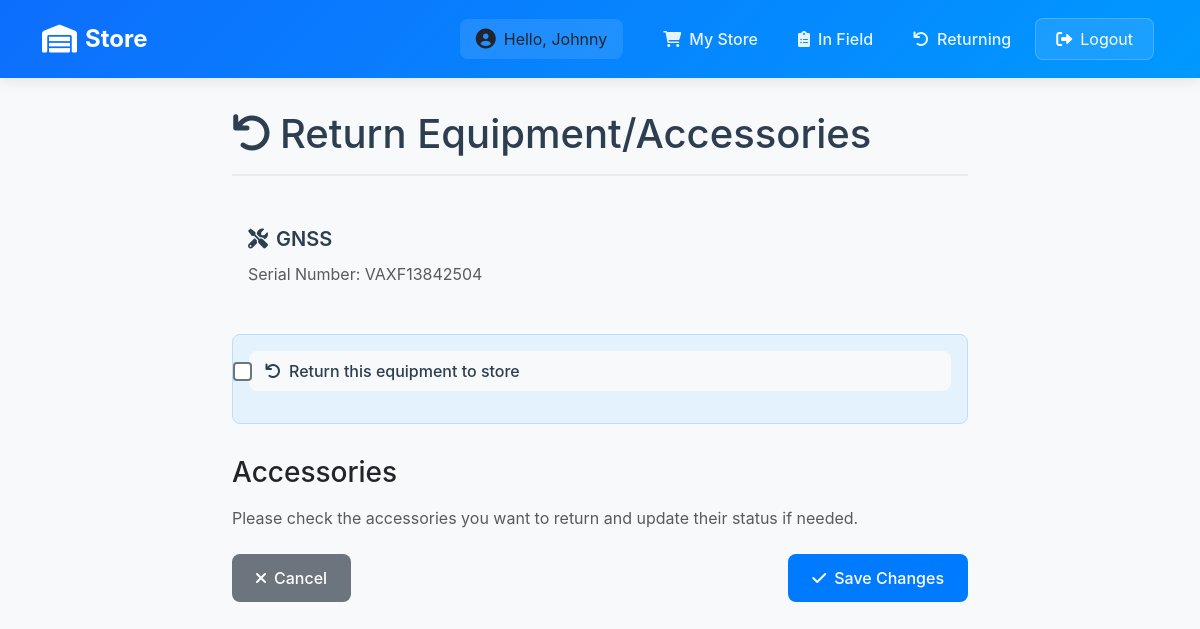
/return/69 (signed in), run on an earlier commit of the app's database.
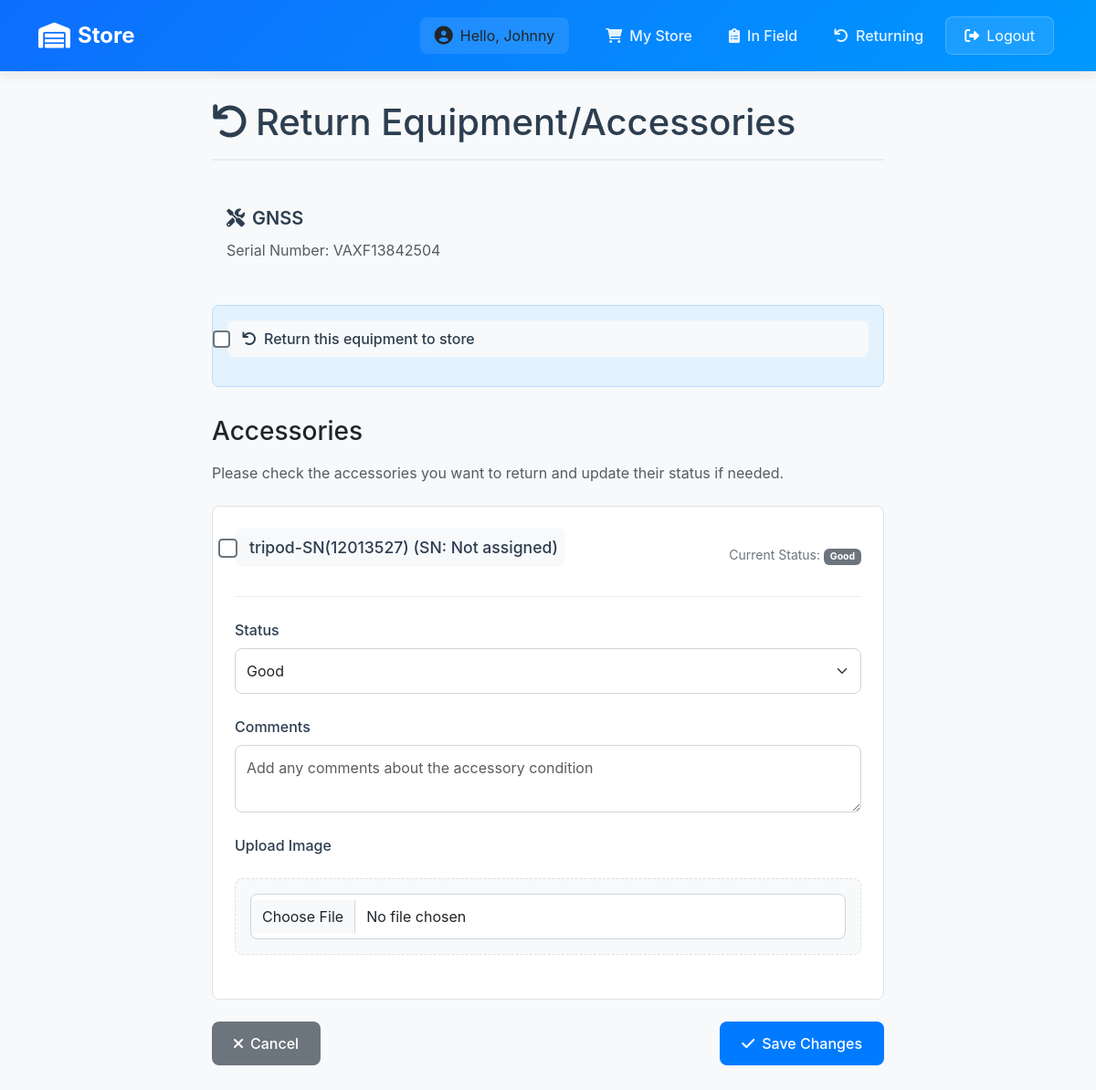
And on a later commit of the database.
### inventory/models.py (models this page shows, shortened)
class EquipmentsInSurvey(models.Model):
    name = models.CharField(max_length=100)
    date_of_receiving_from_supplier = models.DateField()
    supplier = models.CharField(max_length=20)
    base_serial = models.CharField(max_length=100)
    roover_serial = models.CharField(max_length=100)
    condition = models.CharField(max_length=10, choices=[("Good", "Good"), ("Bad", "Bad")], default="Good")
    data_logger_serial = models.CharField(max_length=100)
    radio_serial = models.CharField(max_length=100)
    chief_surveyor = models.ForeignKey(User, on_delete=models.CASCADE, null=True)
    surveyor_responsible = models.CharField(max_length=100, null=True)
    project = models.CharField(max_length=20)
    section = models.CharField(max_length=100, null=True, blank=True)
    date_receiving_from_department = models.DateField()
    status = models.CharField(choices=[('In Store', 'In Store'), ('In Field', 'In Field'), ('With Chief Surveyor', 'With Chief Surveyor'), ('Returning', 'Returning')], max_length=100, default='In Store')

class Accessory(models.Model):
    ACCESSORY_TYPES = (
        ("tripod", "Tripod"),
        ("levelling_staff", "Levelling Staff"),
        ("tracking_rod", "Tracking Rod"),
        ("reflector", "Reflector"),
        ("gps_extension_bar", "GPS Extension Bar"),
        ("bar_port", "Bar Port"),
        ("powerbank", "Powerbank"),
        ("tribach", "Tribach"),
        ("external_radio_antenna", "External Radio Antenna"),
    )
    STATUS_CHOICES = [
        ('Good', 'Good'),
        ('Needs Repair', 'Needs Repair'),
        ('Bad', 'Bad'),
    ]
    RETURN_STATUS_CHOICES = [
        ('In Use', 'In Use'),
        ('Returning', 'Returning'),
        ('With Chief Surveyor', 'With Chief Surveyor'),
        ('In Store', 'In Store'),
        ('Returned', 'Returned'),
    ]
    name = models.CharField(max_length=100)
    serial_number = models.CharField(max_length=50, unique=True, null=True, blank=True, help_text="Unique serial number for the accessory")
    equipment = models.ForeignKey(EquipmentsInSurvey, on_delete=models.CASCADE, related_name='accessories', null=True, blank=True)
    chief_surveyor = models.ForeignKey(User, on_delete=models.CASCADE, null=True, blank=True)
    surveyor_responsible = models.CharField(max_length=100, null=True, blank=True)
    status = models.CharField(max_length=20, choices=STATUS_CHOICES, default='Good', null=True, blank=True)
    return_status = models.CharField(max_length=20, choices=RETURN_STATUS_CHOICES, default='Returned', null=True, blank=True)
    comment = models.TextField(null=True, blank=True)
    image = models.ImageField(upload_to='accessory_images/', null=True, blank=True)
    date_returned = models.DateTimeField(null=True, blank=True)
    returned_by = models.ForeignKey(User, on_delete=models.SET_NULL, null=True, blank=True, related_name='returned_accessories')

### inventory/views.py (the view, shortened to what this page needs)
# urls.py: path('return/<int:id>', views.return_equipment, name='return_equip'),
@login_required
def return_equipment(request, id):
    equipment = get_object_or_404(EquipmentsInSurvey, id=id)
    active_accessories = equipment.accessories.filter(return_status='In Use')
    return render(request, 'equipments/return_equipment.html', {
        'equipment': equipment,
        'active_accessories': active_accessories
    })

### inventory/context_processors.py (called while the page is built)
def is_admin(request):
    return {'is_admin': request.user.is_authenticated and request.user.is_superuser}

### inventory/templates/equipments/return_equipment.html (shortened to what this page needs)
{% extends 'base_dashboard.html' %}
{% load static %}
{% block content %}
<div class="container">
    <div class="form-container">
        <h1 class="page-title">
            <i class="fas fa-undo me-2"></i>Return Equipment/Accessories
        </h1>
        <div class="equipment-info">
            <div class="equipment-name">
                <i class="fas fa-tools me-2"></i>{{ equipment.name }}
            </div>
            <div class="equipment-details">
                <span class="text-muted">Serial Number: {{ equipment.base_serial }}</span>
            </div>
        </div>
        <form method="post" enctype="multipart/form-data">
            <div class="equipment-return-check">
                <div class="form-check">
                    <input type="checkbox" name="return_equipment" id="return_equipment" class="form-check-input">
                    <label class="form-check-label" for="return_equipment">
                        <i class="fas fa-undo me-2"></i>Return this equipment to store
                    </label>
                </div>
            </div>
            <h3 class="mb-3">Accessories</h3>
            <p class="text-muted mb-4">Please check the accessories you want to return and update their status if needed.</p>
            {% for accessory in active_accessories %}
                <div class="accessory-item">
                    <div class="accessory-header">
                        <div class="accessory-name">
                            <div class="form-check">
                                <input type="checkbox" name="accessory_{{ accessory.id }}" class="form-check-input">
                                <label class="form-check-label">
                                    {{ accessory.name }}
                                    {% if accessory.serial_number %}
                                        (SN: {{ accessory.serial_number }})
                                    {% else %}
                                        (SN: Not assigned)
                                    {% endif %}
                                </label>
                            </div>
                        </div>
                        <div class="accessory-status">
                            Current Status: <span class="badge bg-secondary">{{ accessory.status }}</span>
                        </div>
                    </div>
                    <div class="form-group">
                        <label class="form-label">Status</label>
                        <select name="accessory_{{ accessory.id }}_status" class="form-select">
                            {% for value, label in accessory.STATUS_CHOICES %}
                                <option value="{{ value }}" {% if value == accessory.status %}selected{% endif %}>
                                    {{ label }}
                                </option>
                            {% endfor %}
                        </select>
                    </div>
                    <div class="form-group">
                        <label class="form-label">Comments</label>
                        <textarea name="accessory_{{ accessory.id }}_comment" class="form-control" rows="2"
                                placeholder="Add any comments about the accessory condition">{{ accessory.comment }}</textarea>
                    </div>
                    <div class="form-group">
                        <label class="form-label">Upload Image</label>
                        <div class="image-upload-container">
                            <input type="file" name="accessory_{{ accessory.id }}_image" class="form-control" accept="image/*">
                        </div>
                    </div>
                </div>
            {% endfor %}
            <div class="d-flex justify-content-between mt-4">
                <a href="{% url 'equipment_detail' equipment.id %}" class="btn btn-secondary">
                    <i class="fas fa-times me-2"></i>Cancel
                </a>
                <button type="submit" class="btn btn-primary">
                    <i class="fas fa-check me-2"></i>Save Changes
                </button>
            </div>
        </form>
    </div>
</div>
{% endblock %}

### inventory/templates/base_dashboard.html (shortened to what this page needs)
<!DOCTYPE html>
<html lang="en">
<head>
    {% load static %}
    <link href="https://cdn.jsdelivr.net/npm/bootstrap@5.3.0-alpha1/dist/css/bootstrap.min.css" rel="stylesheet">
    <link href="https://cdnjs.cloudflare.com/ajax/libs/font-awesome/6.0.0/css/all.min.css" rel="stylesheet">
</head>
<body>
<nav class="navbar navbar-expand-lg navbar-dark sticky-top">
    <div class="container">
        <a class="navbar-brand" href="{% if is_admin %}{% url 'store' %}{% else %}#{% endif %}">
            <i class="fas fa-warehouse"></i>
            {% if is_admin %}Head Office{% else %}Store{% endif %}
        </a>
        <div class="collapse navbar-collapse" id="navbarNav">
            <ul class="navbar-nav ms-auto align-items-center">
                {% if user.is_authenticated or is_admin %}
                    <li class="nav-item">
                        <div class="user-welcome">
                            <i class="fas fa-user-circle"></i>
                            <span>Hello, {{ user.username }}</span>
                        </div>
                    </li>
                    {% if is_admin %}
                        <li class="nav-item">
                            <a class="nav-link {% if request.resolver_match.url_name == 'store' %}active{% endif %}"
                               href="{% url 'store' %}">
                                <i class="fas fa-store me-2"></i>Store
                            </a>
                        </li>
                        <li class="nav-item">
                            <a class="nav-link {% if request.resolver_match.url_name == 'store_all' %}active{% endif %}"
                               href="{% url 'store_all' %}">
                                <i class="fas fa-boxes me-2"></i>All Equipment
                            </a>
                        </li>
                        <li class="nav-item">
                            <a class="nav-link {% if request.resolver_match.url_name == 'store_field' %}active{% endif %}"
                               href="{% url 'store_field' %}">
                                <i class="fas fa-map-marked-alt me-2"></i>In Field
                            </a>
                        </li>
                        <li class="nav-item">
                            <a class="nav-link {% if request.resolver_match.url_name == 'store_returning' %}active{% endif %}"
                               href="{% url 'store_returning' %}">
                                <i class="fas fa-undo me-2"></i>Returning
                            </a>
                        </li>
                    {% else %}
                        <li class="nav-item">
                            <a class="nav-link {% if request.resolver_match.url_name == 'request_equipment' %}active{% endif %}"
                               href="{% url 'request_equipment' %}">
                                <i class="fas fa-shopping-cart me-2"></i>My Store
                            </a>
                        </li>
                        <li class="nav-item">
                            <a class="nav-link {% if request.resolver_match.url_name == 'profile' %}active{% endif %}"
                               href="{% url 'profile' %}">
                                <i class="fas fa-clipboard-list me-2"></i>In Field
                            </a>
                        </li>
                        <li class="nav-item">
                            <a class="nav-link {% if request.resolver_match.url_name == 'store_returning' %}active{% endif %}"
                               href="{% url 'store_returning' %}">
                                <i class="fas fa-undo me-2"></i>Returning
                            </a>
                        </li>
                    {% endif %}
                    <li class="nav-item">
                        <form method="POST" action="{% url 'logout' %}" class="d-inline">
                            <button type="submit" class="btn logout-btn">
                                <i class="fas fa-sign-out-alt me-2"></i>Logout
                            </button>
                        </form>
                    </li>
                {% else %}
                    <li class="nav-item">
                        <a class="nav-link nav-btn" href="{% url 'login' %}">
                            <i class="fas fa-sign-in-alt me-2"></i>Login
                        </a>
                    </li>
                {% endif %}
            </ul>
        </div>
    </div>
</nav>
<div class="container">
    {% block content %}
    {% endblock %}
</div>
</body>
</html>

### inventory/templates/equipments/return_equipment.html (style rules this page uses)
.form-container { max-width: 800px; margin: 0 auto; padding: 2rem; }
.form-group { margin-bottom: 1.5rem; }
.form-label { font-weight: 500; color: #2c3e50; }
.form-control, .form-select { border-radius: 8px; border: 1px solid #ced4da; padding: 0.75rem; }
.btn-primary { background-color: #007bff; border: none; padding: 0.75rem 1.5rem; border-radius: 8px; font-weight: 500; }
.btn-secondary { background-color: #6c757d; border: none; padding: 0.75rem 1.5rem; border-radius: 8px; font-weight: 500; }
.page-title { color: #2c3e50; margin-bottom: 2rem; padding-bottom: 1rem; border-bottom: 2px solid #e9ecef; }
.equipment-info { background-color: #f8f9fa; border-radius: 8px; padding: 1rem; margin-bottom: 2rem; }
.equipment-name { font-size: 1.25rem; font-weight: 600; color: #2c3e50; margin-bottom: 0.5rem; }
.accessory-item { background-color: #fff; border: 1px solid #dee2e6; border-radius: 8px; padding: 1rem; margin-bottom: 1rem; }
.accessory-header { display: flex; justify-content: space-between; align-items: center; margin-bottom: 1rem; }
.accessory-name { font-weight: 500; color: #2c3e50; }
.accessory-status { color: #6c757d; font-size: 0.875rem; }
.form-check { margin-bottom: 1rem; padding: 0.5rem; border-radius: 8px; background-color: #f8f9fa; transition: all 0.3s ease; }
.form-check-input { width: 1.2em; height: 1.2em; margin-top: 0.2em; border: 2px solid #6c757d; }
.form-check-label { font-weight: 500; color: #2c3e50; margin-left: 0.5rem; }
.equipment-return-check { background-color: #e3f2fd; border: 1px solid #bbdefb; padding: 1rem; border-radius: 8px; margin-bottom: 2rem; }
.accessory-item { background-color: #fff; border: 1px solid #dee2e6; border-radius: 8px; padding: 1.5rem; margin-bottom: 1.5rem; transition: all 0.3s ease; }
.accessory-header { display: flex; justify-content: space-between; align-items: center; margin-bottom: 1.5rem; padding-bottom: 1rem; border-bottom: 1px solid #e9ecef; }
.accessory-name { font-weight: 600; color: #2c3e50; font-size: 1.1rem; }
.accessory-status { color: #6c757d; font-size: 0.875rem; margin-left: 1rem; }
.form-label { font-weight: 500; color: #2c3e50; margin-bottom: 0.5rem; }
.form-select, .form-control { border-radius: 8px; border: 1px solid #ced4da; padding: 0.75rem; transition: all 0.3s ease; }
.image-upload-container { margin-top: 1rem; padding: 1rem; border: 1px dashed #dee2e6; border-radius: 8px; background-color: #f8f9fa; }

### inventory/templates/base_dashboard.html (style rules this page uses)
.navbar { padding: 1rem 0; background: linear-gradient(135deg, #0d6efd 0%, #0099ff 100%) !important; box-shadow: 0 2px 15px rgba(0, 0, 0, 0.1); }
.navbar-brand { font-size: 1.5rem; font-weight: 700; color: white !important; display: flex; align-items: center; gap: 0.5rem; }
.navbar-brand i { font-size: 1.75rem; }
.nav-item { margin: 0 0.25rem; }
.nav-link { color: rgba(255, 255, 255, 0.9) !important; font-weight: 500; padding: 0.5rem 1rem !important; border-radius: 0.5rem; transition: all 0.3s ease; }
.user-welcome { display: flex; align-items: center; gap: 0.5rem; padding: 0.5rem 1rem; background: rgba(255, 255, 255, 0.1); border-radius: 0.5rem; margin-right: 1rem; }
.user-welcome i { font-size: 1.25rem; }
.logout-btn { background: rgba(255, 255, 255, 0.1); border: 1px solid rgba(255, 255, 255, 0.2); color: white !important; border-radius: 0.5rem; padding: 0.5rem 1.25rem; transition: all 0.3s ease; }
body { font-family: 'Inter', Arial, sans-serif; margin: 0; padding: 0; background-color: #f8f9fa; }

What changed in the data, as far as the page shows it:
added Accessory: name "tripod-SN(12013527)", shows "(SN: Not assigned)", status "Good", status+id "Good", id "Add any comments about the accessory condition"
